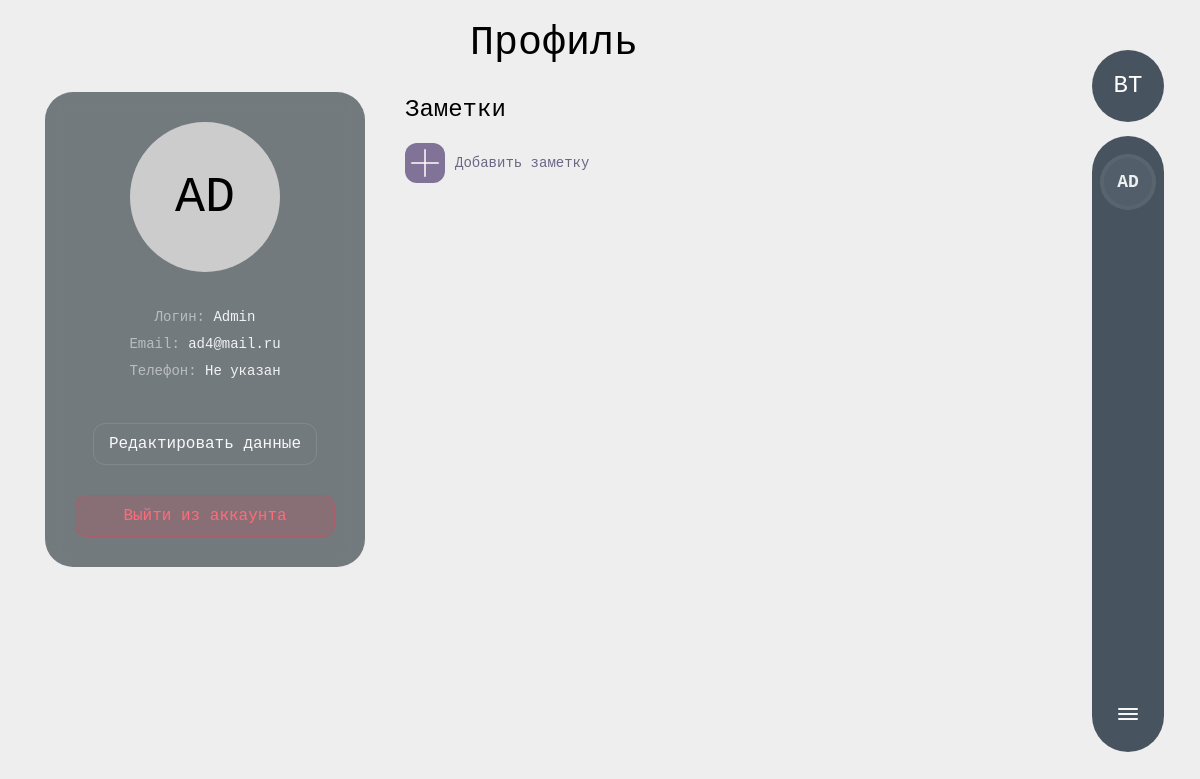
/user/profile/ (signed in), run on an earlier commit of the app's database.
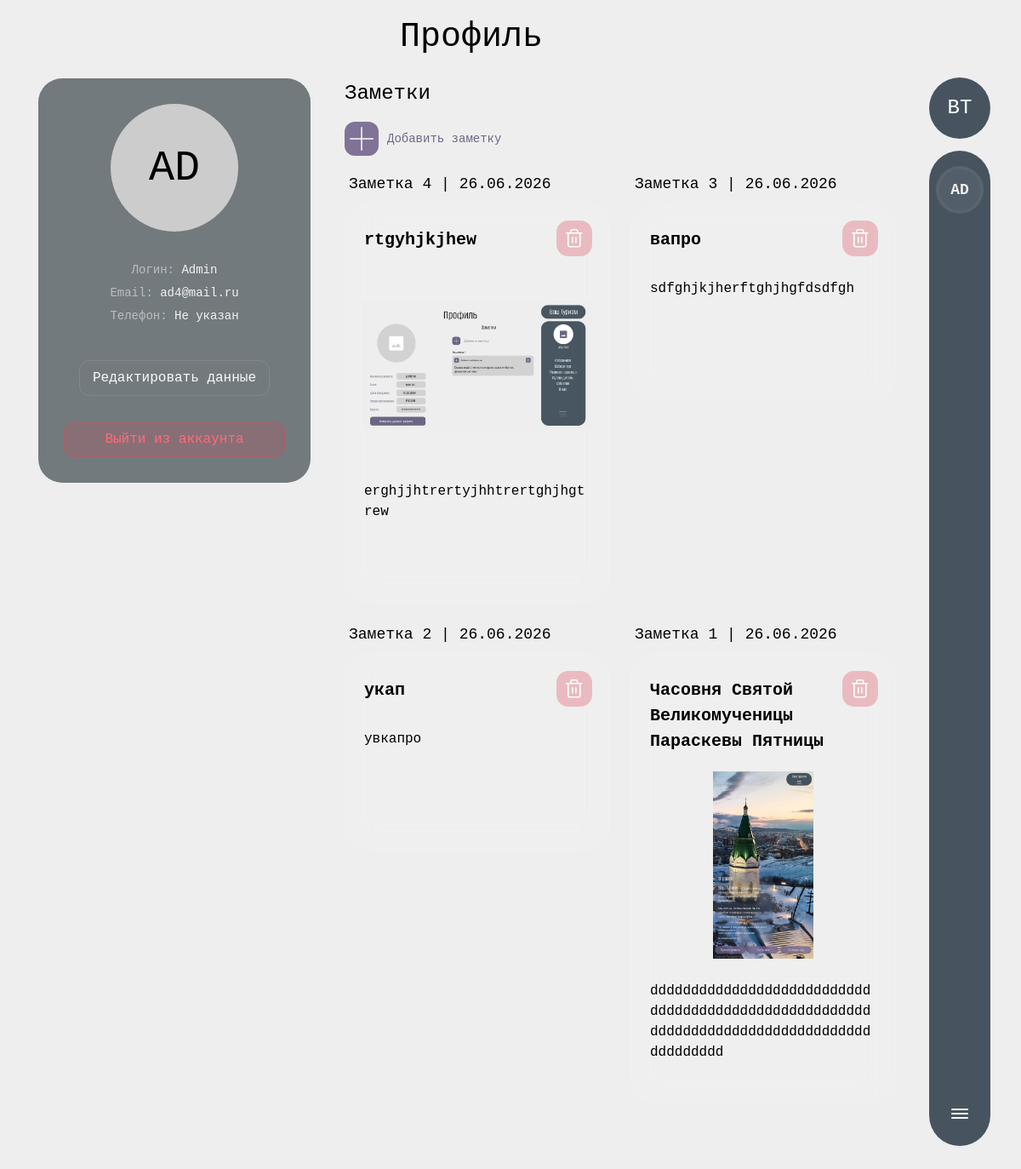
And on a later commit of the database.
### users/models.py (models this page shows, shortened)
class Note(models.Model):
    author = models.ForeignKey(User, on_delete=models.CASCADE, related_name='notes')
    title = models.CharField(max_length=200, verbose_name="Заголовок")
    text = models.TextField(verbose_name="Текст заметки")
    image = models.ImageField(upload_to='notes/', blank=True, null=True, verbose_name="Фото к заметке")
    created_at = models.DateTimeField(auto_now_add=True)
    removed = models.BooleanField(default=False, verbose_name="Удалена")
    class Meta:
        verbose_name = 'Заметка'
        verbose_name_plural = 'Заметки'

### users/views.py (the view, shortened to what this page needs)
# urls.py: path('profile/', views.profile_view, name='profile'),
@login_required
def profile_view(request):
    form = NoteForm()
    notes = request.user.notes.filter(removed=False).order_by('-created_at')
    return render(request, 'users/profile.html', {'notes': notes, 'form': form})

### users/forms.py
class NoteForm(forms.ModelForm):
    class Meta:
        model = Note
        fields = ['title', 'text', 'image']
        widgets = {
            'title': forms.TextInput(attrs={
                'class': 'form-input-glass figma-input',
                'placeholder': 'Заголовок'
            }),
            'text': forms.Textarea(attrs={
                'class': 'form-input-glass figma-input',
                'rows': 2,
                'placeholder': 'Начните ввод'
            }),
            'image': forms.FileInput(attrs={
                'class': 'form-file-input'
            }),
        }

### users/templates/users/profile.html (shortened to what the changed rows need)
{% extends 'main/layout.html' %}
{% load static %}
{% block body_class %}no-scroll{% endblock %}
{% block content %}
<div class="features">
    <h1 class="text-center mb-4">Профиль</h1>
    <div class="profile-layout">
        <div class="profile-notes-side">
            <div class="notes-grid notes-list-container custom-scroll">
                {% for note in notes %}
                    <div class="note-item-wrapper" id="note-{{ note.id }}">
                        <div class="note-label">Заметка {{ forloop.revcounter }} | {{ note.created_at|date:"d.m.Y" }}</div>
                        <div class="note-card-custom">
                            <div class="note-card-top">
                                <div class="note-content">
                                    <textarea
                                        class="note-edit-title"
                                        data-note-id="{{ note.id }}"
                                        rows="1">{{ note.title }}</textarea>
                                </div>
                                <button
                                    class="btn-more delete-note-btn"
                                    data-note-id="{{ note.id }}">
                                </button>
                            </div>
                            {% if note.image %}
                              <div class="note-image-container">
                                <img src="{{ note.image.url }}" class="note-image" alt="{{ note.title }}">
                              </div>
                            {% endif %}
                            <div class="note-content">
                                <textarea
                                    class="note-edit-text"
                                    data-note-id="{{ note.id }}"
                                    rows="5">{{ note.text }}</textarea>
                            </div>
                        </div>
                    </div>
                {% endfor %}
            </div>
        </div>
    </div>
</div>
{% endblock %}

What changed in the data, as far as the page shows it:
added Note: created_at "26.06.2026", id "rtgyhjkjhew", image (picture), id "erghjjhtrertyjhhtrertghjhgtrew"
added Note: created_at "26.06.2026", id "вапро", id "sdfghjkjherftghjhgfdsdfgh"
added Note: created_at "26.06.2026", id "укап", id "увкапро"
added Note: created_at "26.06.2026", id "Часовня Святой Великомученицы Параскевы Пятницы", image (picture), id "dddddddddddddddddddddddddddddddddddddddddddddddddddddddddddddddddddddddddddddddddddddddddd"
